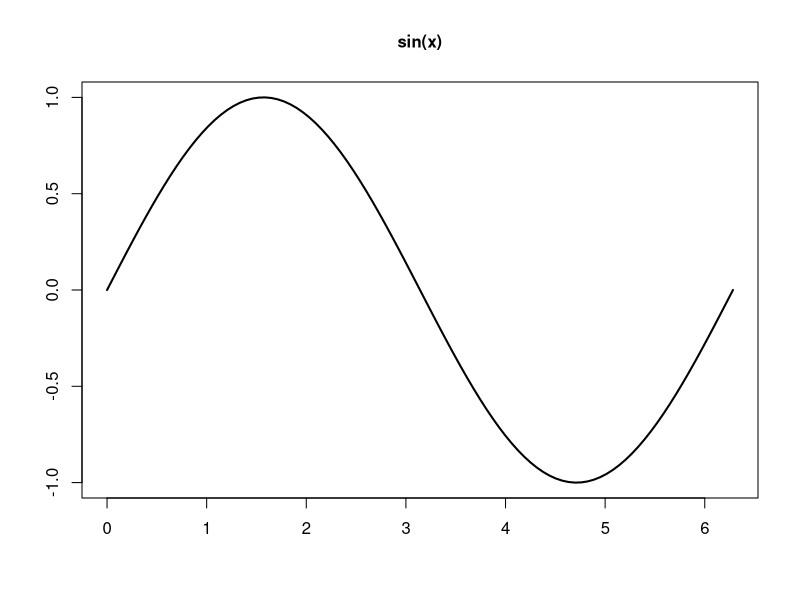
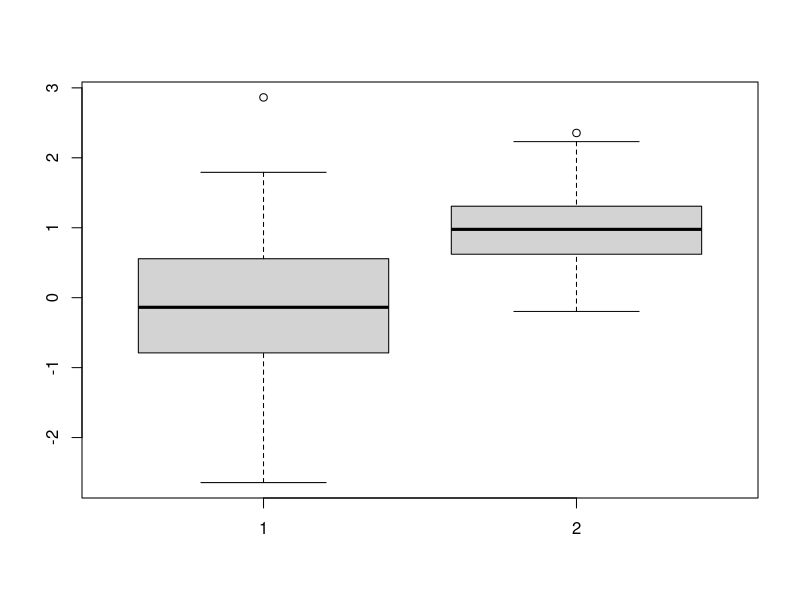

These figures' R source, in order:
## ---- chunk 1
knitr::opts_chunk$set(echo = TRUE, fig.width= 4.5, 
                                   fig.height= 3.5, 
                                   fig.align= "center")
## ---- chunk 2
print("Hello world!")
## ---- chunk 3
# Attenzione Attenzione Attenzione Attenzione Attenzione Attenzione Attenzione Attenzione Attenzione 
print("Questa stringa è troppo LUNGA... Questa stringa è troppo LUNGA... Questa stringa è troppo LUNGA... ")

## ---- chunk 4
x_ = seq(0,2*pi, length.out=100)
y_ = sin(x_)

plot(x_, y_, 
     type = "l", lty=1, lwd=2, 
     xlab = "", ylab = "",
     main="sin(x)", cex.axis=1,cex.main=1)
## ---- chunk 5
N = 100
dati = cbind(rnorm(N), rnorm(N,mean=1, sd=0.5))
head(dati)
boxplot(dati)
